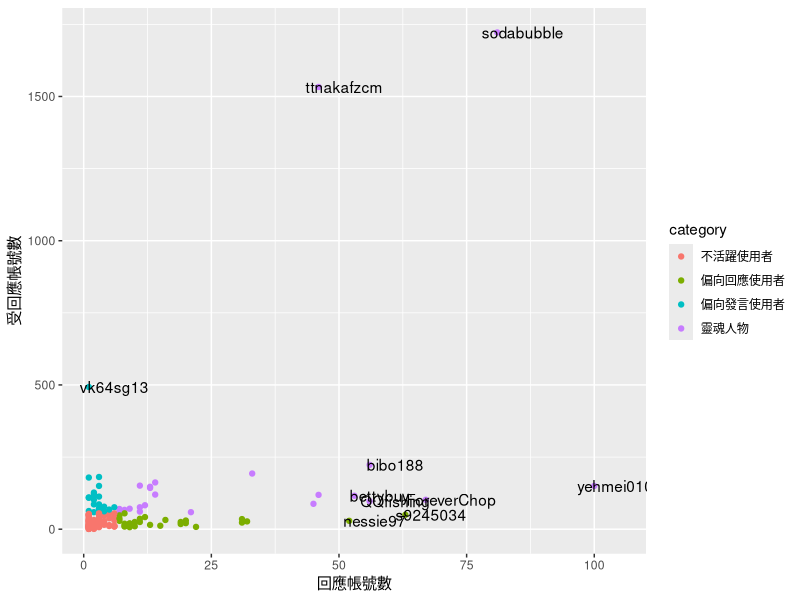
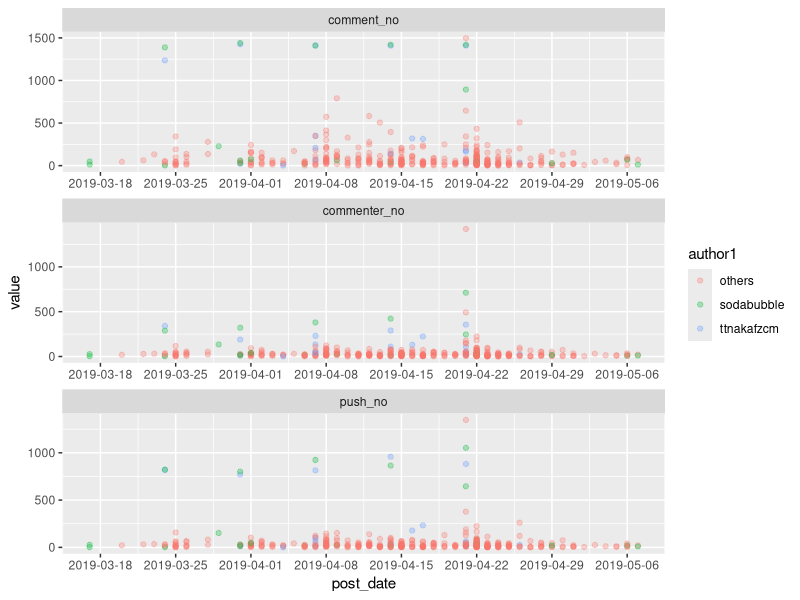

The R source for these figures, in order:
library(tidyverse)
library(magrittr)
library(purrr)
library(lubridate)
library(readxl)
library(igraph)
library(ggplot2)

post_df <- read_excel("TaiwanDrama.xlsx") %>%
  mutate(comment_no=as.integer(comment_no),
         push_no=as.integer(push_no),
         commenter_no=as.integer(commenter_no)) %>%
  mutate(post_date=as.Date(post_date)) %>%
  mutate(rel=grepl("與惡", title)|grepl("與惡", ptext))

commenter_df <- read_excel("TaiwanDrama_commenters.xlsx")

rel_commenter_df <- commenter_df %>%
  filter(id %in% post_df$id[post_df$rel]) %>%
  group_by(id, author_id, commenter_id, comment_label) %>%
  summarise(count=n())

rel_commenter_df1 <- rel_commenter_df %>%
  group_by(id, author_id, commenter_id) %>%
  summarise(count=sum(count)) %>%
  arrange(desc(count))

rel_commenter_df2 <- rel_commenter_df1 %>%
  group_by(author_id, commenter_id) %>%
  summarise(count=n_distinct(count)) %>%
  select(commenter_id, author_id, count) %>%
  arrange(desc(count))

print(paste("發文數：", length(unique(rel_commenter_df1$id))))
print(paste("發文者人數：", length(unique(rel_commenter_df2$author_id))))
print(paste("推文者人數：", length(unique(rel_commenter_df2$commenter_id))))

# 將data frame轉換成graph，以推文者回應發文者的發文數為兩個連結間的權重
post_graph <- graph_from_data_frame(rel_commenter_df2)

# 參與的使用者帳號：Number of Vertices, vcount
print(paste("參與的使用者帳號數：", vcount(post_graph)))

# 推文者回應的發文者帳號數
out_deg <- degree(post_graph, v = V(post_graph), mode = "out",
                  loops = TRUE, normalized = FALSE)
table(out_deg)
# 推文者回應的發文者帳號數：0，只參與發文的使用者帳號
print(paste("只參與發文的使用者帳號數：", length(which(out_deg==0))))

# 發文者獲得的推文者帳號數
in_deg <- degree(post_graph, v = V(post_graph), mode = "in",
                 loops = TRUE, normalized = FALSE)
table(in_deg)
# 發文者獲得的推文者帳號數：0，只參與推文的使用者帳號
print(paste("只參與發文的使用者帳號數：", length(which(in_deg==0))))

# 同時有發文與推文的帳號數
print(paste("同時有發文與推文的帳號數：",
            vcount(post_graph)-length(which(out_deg==0))-length(which(in_deg==0))))

user_df <- data.frame(user_id= attr(V(post_graph), "names"),
                      in_deg, out_deg,
                      stringsAsFactors = FALSE)

user_df1 <- user_df %>%
  filter(in_deg>0 & out_deg>0)

med_in <- median(user_df1$in_deg)*2
med_out <- median(user_df1$out_deg)*2

user_df1 %<>%
  mutate(category=case_when(
    in_deg<=med_in & out_deg<=med_out ~ "不活躍使用者",
    in_deg<=med_in & out_deg>med_out ~ "偏向回應使用者",
    in_deg>med_in & out_deg<=med_out ~ "偏向發言使用者",
    in_deg>med_in & out_deg>med_out ~ "靈魂人物"
  ))

user_df2 <- user_df1 %>%
  filter(in_deg>250 | out_deg>50) 


user_df1 %>%
  ggplot(aes(x=out_deg, y=in_deg)) +
  geom_point(aes(color=category)) +
  geom_text(aes(x=out_deg+5, y=in_deg, label=user_id),
            data=user_df2) +
  labs(x="回應帳號數", y="受回應帳號數")

post_df %>%
  filter(rel==TRUE) %>%
  filter(author=="vk64sg13") %>%
  select(title, ptext)

post_df %>%
  filter(rel==TRUE) %>%
  mutate(author1=ifelse(author%in%c("sodabubble", "ttnakafzcm"), author, "others")) %>%
  select(author1, post_date, comment_no, commenter_no, push_no) %>%
  gather(int_type, value, -author1, -post_date) %>%
  ggplot() +
  geom_point(aes(x=post_date, y=value, color=author1), alpha=0.3) +
  scale_x_date(date_breaks="1 week") +
  facet_wrap(~int_type, nrow=3, scales="free")

is_connected(post_graph, "weak")
comp <- components(post_graph, "weak")
print(paste("分為多少個部分：", comp$no))
print(paste("最大的部分佔所有節點數比例：", max(comp$csize)/vcount(post_graph)))
